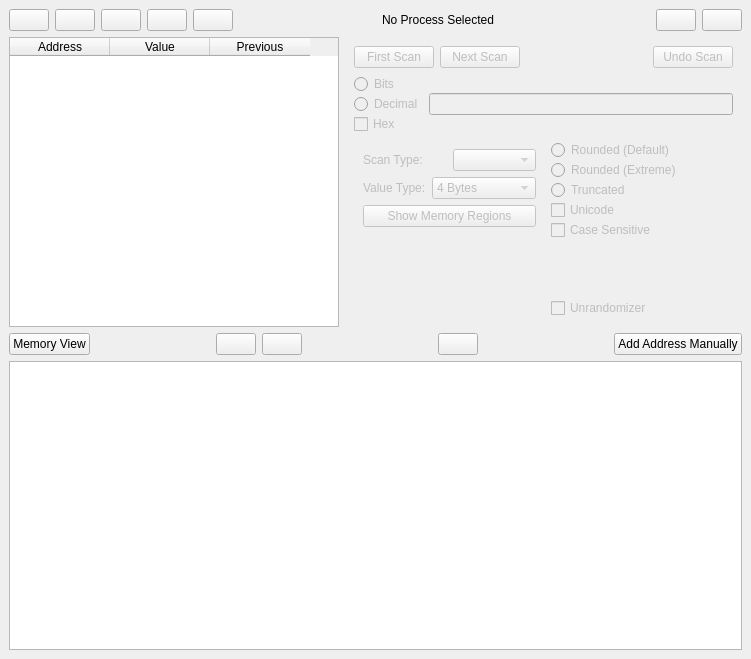
<?xml version="1.0" encoding="UTF-8"?>
<ui version="4.0">
 <class>MainWindow</class>
 <widget class="QMainWindow" name="MainWindow">
  <property name="geometry">
   <rect>
    <x>0</x>
    <y>0</y>
    <width>751</width>
    <height>659</height>
   </rect>
  </property>
  <property name="sizePolicy">
   <sizepolicy hsizetype="Fixed" vsizetype="Fixed">
    <horstretch>0</horstretch>
    <verstretch>0</verstretch>
   </sizepolicy>
  </property>
  <property name="minimumSize">
   <size>
    <width>751</width>
    <height>659</height>
   </size>
  </property>
  <property name="maximumSize">
   <size>
    <width>751</width>
    <height>659</height>
   </size>
  </property>
  <property name="windowTitle">
   <string>PINCE</string>
  </property>
  <widget class="QWidget" name="centralwidget">
   <property name="sizePolicy">
    <sizepolicy hsizetype="Fixed" vsizetype="Fixed">
     <horstretch>0</horstretch>
     <verstretch>0</verstretch>
    </sizepolicy>
   </property>
   <layout class="QVBoxLayout" name="verticalLayout_6">
    <item>
     <layout class="QHBoxLayout" name="horizontalLayout_5">
      <property name="sizeConstraint">
       <enum>QLayout::SetFixedSize</enum>
      </property>
      <item>
       <widget class="QPushButton" name="pushButton_AttachProcess">
        <property name="sizePolicy">
         <sizepolicy hsizetype="Minimum" vsizetype="Minimum">
          <horstretch>0</horstretch>
          <verstretch>0</verstretch>
         </sizepolicy>
        </property>
        <property name="toolTip">
         <string>Create or attach to a process</string>
        </property>
        <property name="text">
         <string/>
        </property>
       </widget>
      </item>
      <item>
       <widget class="QPushButton" name="pushButton_Open">
        <property name="sizePolicy">
         <sizepolicy hsizetype="Minimum" vsizetype="Minimum">
          <horstretch>0</horstretch>
          <verstretch>0</verstretch>
         </sizepolicy>
        </property>
        <property name="toolTip">
         <string>Open a file, script or a cheat table</string>
        </property>
        <property name="text">
         <string/>
        </property>
       </widget>
      </item>
      <item>
       <widget class="QPushButton" name="pushButton_Save">
        <property name="sizePolicy">
         <sizepolicy hsizetype="Minimum" vsizetype="Minimum">
          <horstretch>0</horstretch>
          <verstretch>0</verstretch>
         </sizepolicy>
        </property>
        <property name="toolTip">
         <string>Save current tables to a file</string>
        </property>
        <property name="text">
         <string/>
        </property>
       </widget>
      </item>
      <item>
       <widget class="QPushButton" name="pushButton_Wiki">
        <property name="toolTip">
         <string>Wiki</string>
        </property>
        <property name="text">
         <string/>
        </property>
       </widget>
      </item>
      <item>
       <widget class="QPushButton" name="pushButton_About">
        <property name="toolTip">
         <string>About</string>
        </property>
        <property name="text">
         <string/>
        </property>
       </widget>
      </item>
      <item>
       <spacer name="horizontalSpacer_6">
        <property name="orientation">
         <enum>Qt::Horizontal</enum>
        </property>
        <property name="sizeHint" stdset="0">
         <size>
          <width>40</width>
          <height>20</height>
         </size>
        </property>
       </spacer>
      </item>
      <item>
       <widget class="QLabel" name="label_SelectedProcess">
        <property name="text">
         <string>No Process Selected</string>
        </property>
       </widget>
      </item>
      <item>
       <widget class="QLabel" name="label_InferiorStatus">
        <property name="text">
         <string/>
        </property>
       </widget>
      </item>
      <item>
       <spacer name="horizontalSpacer_5">
        <property name="orientation">
         <enum>Qt::Horizontal</enum>
        </property>
        <property name="sizeHint" stdset="0">
         <size>
          <width>40</width>
          <height>20</height>
         </size>
        </property>
       </spacer>
      </item>
      <item>
       <widget class="QPushButton" name="pushButton_Console">
        <property name="toolTip">
         <string>Open a gdb console</string>
        </property>
        <property name="text">
         <string/>
        </property>
       </widget>
      </item>
      <item>
       <widget class="QPushButton" name="pushButton_Settings">
        <property name="sizePolicy">
         <sizepolicy hsizetype="Minimum" vsizetype="Minimum">
          <horstretch>0</horstretch>
          <verstretch>0</verstretch>
         </sizepolicy>
        </property>
        <property name="toolTip">
         <string>Configure options</string>
        </property>
        <property name="text">
         <string/>
        </property>
       </widget>
      </item>
     </layout>
    </item>
    <item>
     <layout class="QHBoxLayout" name="horizontalLayout_9">
      <item>
       <widget class="QTableWidget" name="tableWidget_valuesearchtable">
        <property name="sizePolicy">
         <sizepolicy hsizetype="Fixed" vsizetype="Expanding">
          <horstretch>0</horstretch>
          <verstretch>0</verstretch>
         </sizepolicy>
        </property>
        <property name="minimumSize">
         <size>
          <width>330</width>
          <height>0</height>
         </size>
        </property>
        <column>
         <property name="text">
          <string>Address</string>
         </property>
        </column>
        <column>
         <property name="text">
          <string>Value</string>
         </property>
        </column>
        <column>
         <property name="text">
          <string>Previous</string>
         </property>
        </column>
       </widget>
      </item>
      <item>
       <widget class="QWidget" name="QWidget_Toolbox" native="true">
        <property name="enabled">
         <bool>false</bool>
        </property>
        <layout class="QVBoxLayout" name="verticalLayout_5">
         <item>
          <layout class="QHBoxLayout" name="horizontalLayout_6">
           <item>
            <widget class="QPushButton" name="pushButton_NewFirstScan">
             <property name="text">
              <string>First Scan</string>
             </property>
            </widget>
           </item>
           <item>
            <widget class="QPushButton" name="pushButton_NextScan">
             <property name="text">
              <string>Next Scan</string>
             </property>
            </widget>
           </item>
           <item>
            <spacer name="horizontalSpacer">
             <property name="orientation">
              <enum>Qt::Horizontal</enum>
             </property>
             <property name="sizeHint" stdset="0">
              <size>
               <width>40</width>
               <height>20</height>
              </size>
             </property>
            </spacer>
           </item>
           <item>
            <widget class="QPushButton" name="pushButton_UndoScan">
             <property name="text">
              <string>Undo Scan</string>
             </property>
            </widget>
           </item>
          </layout>
         </item>
         <item>
          <layout class="QHBoxLayout" name="horizontalLayout_7">
           <item>
            <widget class="QWidget" name="widget" native="true">
             <property name="sizePolicy">
              <sizepolicy hsizetype="Fixed" vsizetype="Fixed">
               <horstretch>0</horstretch>
               <verstretch>0</verstretch>
              </sizepolicy>
             </property>
             <layout class="QVBoxLayout" name="verticalLayout_2">
              <property name="spacing">
               <number>0</number>
              </property>
              <property name="leftMargin">
               <number>0</number>
              </property>
              <property name="topMargin">
               <number>0</number>
              </property>
              <property name="rightMargin">
               <number>0</number>
              </property>
              <property name="bottomMargin">
               <number>0</number>
              </property>
              <item>
               <widget class="QRadioButton" name="radioButton_Bits">
                <property name="text">
                 <string>Bits</string>
                </property>
               </widget>
              </item>
              <item>
               <widget class="QRadioButton" name="radioButton_Decimal">
                <property name="text">
                 <string>Decimal</string>
                </property>
               </widget>
              </item>
              <item>
               <widget class="QCheckBox" name="checkBox_Hex">
                <property name="text">
                 <string>Hex</string>
                </property>
               </widget>
              </item>
             </layout>
            </widget>
           </item>
           <item>
            <widget class="QLineEdit" name="lineEdit_Scan"/>
           </item>
          </layout>
         </item>
         <item>
          <layout class="QHBoxLayout" name="horizontalLayout_4">
           <item>
            <widget class="QWidget" name="widget" native="true">
             <layout class="QVBoxLayout" name="verticalLayout_4">
              <item>
               <layout class="QHBoxLayout" name="horizontalLayout_2">
                <item>
                 <widget class="QLabel" name="label">
                  <property name="text">
                   <string>Scan Type:</string>
                  </property>
                 </widget>
                </item>
                <item>
                 <widget class="QComboBox" name="comboBox_ScanType"/>
                </item>
               </layout>
              </item>
              <item>
               <layout class="QHBoxLayout" name="horizontalLayout">
                <item>
                 <widget class="QLabel" name="label_2">
                  <property name="text">
                   <string>Value Type:</string>
                  </property>
                 </widget>
                </item>
                <item>
                 <widget class="QComboBox" name="comboBox_ValueType">
                  <property name="currentIndex">
                   <number>2</number>
                  </property>
                  <item>
                   <property name="text">
                    <string>Byte</string>
                   </property>
                  </item>
                  <item>
                   <property name="text">
                    <string>2 Bytes</string>
                   </property>
                  </item>
                  <item>
                   <property name="text">
                    <string>4 Bytes</string>
                   </property>
                  </item>
                  <item>
                   <property name="text">
                    <string>8 Bytes</string>
                   </property>
                  </item>
                  <item>
                   <property name="text">
                    <string>Float</string>
                   </property>
                  </item>
                  <item>
                   <property name="text">
                    <string>Double</string>
                   </property>
                  </item>
                  <item>
                   <property name="text">
                    <string>String</string>
                   </property>
                  </item>
                  <item>
                   <property name="text">
                    <string>Array of bytes</string>
                   </property>
                  </item>
                 </widget>
                </item>
               </layout>
              </item>
              <item>
               <widget class="QPushButton" name="pushButton_ShowMemoryRegions">
                <property name="text">
                 <string>Show Memory Regions</string>
                </property>
               </widget>
              </item>
              <item>
               <spacer name="verticalSpacer">
                <property name="orientation">
                 <enum>Qt::Vertical</enum>
                </property>
                <property name="sizeHint" stdset="0">
                 <size>
                  <width>20</width>
                  <height>40</height>
                 </size>
                </property>
               </spacer>
              </item>
             </layout>
            </widget>
           </item>
           <item>
            <widget class="QWidget" name="widget_2" native="true">
             <layout class="QVBoxLayout" name="verticalLayout">
              <property name="spacing">
               <number>0</number>
              </property>
              <property name="leftMargin">
               <number>0</number>
              </property>
              <property name="topMargin">
               <number>0</number>
              </property>
              <property name="rightMargin">
               <number>0</number>
              </property>
              <property name="bottomMargin">
               <number>0</number>
              </property>
              <item>
               <widget class="QRadioButton" name="radioButton_RoundedDefault">
                <property name="text">
                 <string>Rounded (Default)</string>
                </property>
               </widget>
              </item>
              <item>
               <widget class="QRadioButton" name="radioButton_RoundedExtreme">
                <property name="text">
                 <string>Rounded (Extreme)</string>
                </property>
               </widget>
              </item>
              <item>
               <widget class="QRadioButton" name="radioButton_Truncated">
                <property name="text">
                 <string>Truncated</string>
                </property>
               </widget>
              </item>
              <item>
               <widget class="QCheckBox" name="checkBox_Unicode">
                <property name="text">
                 <string>Unicode</string>
                </property>
               </widget>
              </item>
              <item>
               <widget class="QCheckBox" name="checkBox_CaseSensitive">
                <property name="text">
                 <string>Case Sensitive</string>
                </property>
               </widget>
              </item>
              <item>
               <layout class="QVBoxLayout" name="verticalLayout_3">
                <item>
                 <spacer name="verticalSpacer_2">
                  <property name="orientation">
                   <enum>Qt::Vertical</enum>
                  </property>
                  <property name="sizeHint" stdset="0">
                   <size>
                    <width>20</width>
                    <height>40</height>
                   </size>
                  </property>
                 </spacer>
                </item>
                <item>
                 <widget class="QCheckBox" name="checkBox_Unrandomizer">
                  <property name="text">
                   <string>Unrandomizer</string>
                  </property>
                 </widget>
                </item>
               </layout>
              </item>
             </layout>
            </widget>
           </item>
          </layout>
         </item>
         <item>
          <layout class="QHBoxLayout" name="horizontalLayout_3"/>
         </item>
        </layout>
       </widget>
      </item>
     </layout>
    </item>
    <item>
     <layout class="QHBoxLayout" name="horizontalLayout_8">
      <property name="sizeConstraint">
       <enum>QLayout::SetMinAndMaxSize</enum>
      </property>
      <item>
       <widget class="QPushButton" name="pushButton_MemoryView">
        <property name="text">
         <string>Memory View</string>
        </property>
       </widget>
      </item>
      <item>
       <spacer name="horizontalSpacer_2">
        <property name="orientation">
         <enum>Qt::Horizontal</enum>
        </property>
        <property name="sizeType">
         <enum>QSizePolicy::Fixed</enum>
        </property>
        <property name="sizeHint" stdset="0">
         <size>
          <width>120</width>
          <height>20</height>
         </size>
        </property>
       </spacer>
      </item>
      <item>
       <widget class="QPushButton" name="pushButton_CopyToAddressTable">
        <property name="toolTip">
         <string>Copy selected items to the address table</string>
        </property>
        <property name="text">
         <string/>
        </property>
       </widget>
      </item>
      <item>
       <widget class="QPushButton" name="pushButton_CleanAddressTable">
        <property name="toolTip">
         <string>Erase all the table contents</string>
        </property>
        <property name="text">
         <string/>
        </property>
       </widget>
      </item>
      <item>
       <spacer name="horizontalSpacer_7">
        <property name="orientation">
         <enum>Qt::Horizontal</enum>
        </property>
        <property name="sizeHint" stdset="0">
         <size>
          <width>40</width>
          <height>20</height>
         </size>
        </property>
       </spacer>
      </item>
      <item>
       <widget class="QPushButton" name="pushButton_RefreshAdressTable">
        <property name="toolTip">
         <string>Refresh the address table[R]</string>
        </property>
        <property name="text">
         <string/>
        </property>
       </widget>
      </item>
      <item>
       <spacer name="horizontalSpacer_3">
        <property name="orientation">
         <enum>Qt::Horizontal</enum>
        </property>
        <property name="sizeHint" stdset="0">
         <size>
          <width>40</width>
          <height>20</height>
         </size>
        </property>
       </spacer>
      </item>
      <item>
       <widget class="QPushButton" name="pushButton_AddAddressManually">
        <property name="text">
         <string>Add Address Manually</string>
        </property>
       </widget>
      </item>
     </layout>
    </item>
    <item>
     <widget class="QTreeView" name="treeView_AddressTable">
      <property name="editTriggers">
       <set>QAbstractItemView::NoEditTriggers</set>
      </property>
      <property name="dragDropMode">
       <enum>QAbstractItemView::DragDrop</enum>
      </property>
      <property name="defaultDropAction">
       <enum>Qt::MoveAction</enum>
      </property>
      <property name="selectionMode">
       <enum>QAbstractItemView::ExtendedSelection</enum>
      </property>
      <property name="expandsOnDoubleClick">
       <bool>false</bool>
      </property>
     </widget>
    </item>
   </layout>
  </widget>
  <widget class="QMenuBar" name="menubar">
   <property name="geometry">
    <rect>
     <x>0</x>
     <y>0</y>
     <width>751</width>
     <height>20</height>
    </rect>
   </property>
  </widget>
 </widget>
 <resources/>
 <connections/>
</ui>
